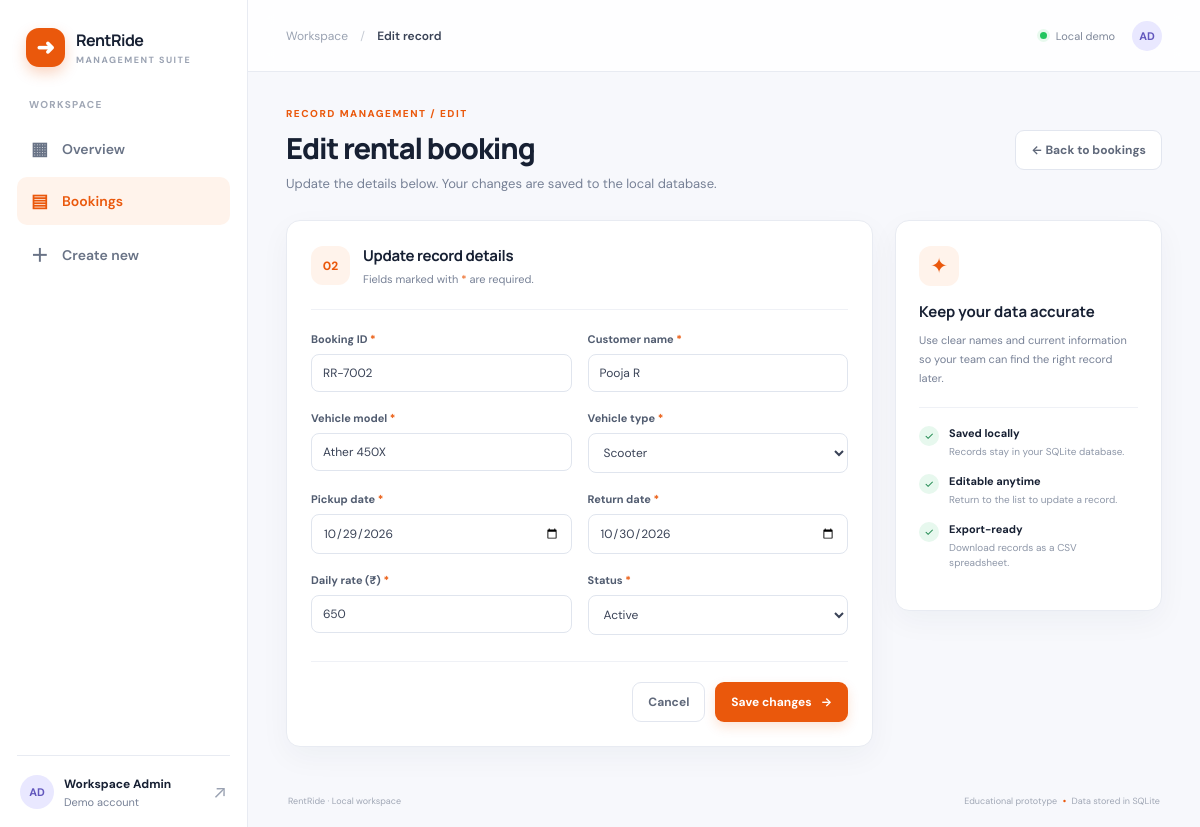
Screenshot of /records/2/edit (signed in) with the database file from the repository.
### tables this page shows
CREATE TABLE records (id INTEGER PRIMARY KEY AUTOINCREMENT, created_at TEXT NOT NULL DEFAULT CURRENT_TIMESTAMP, "booking_id" TEXT NOT NULL DEFAULT '', "customer" TEXT NOT NULL DEFAULT '', "vehicle" TEXT NOT NULL DEFAULT '', "vehicle_type" TEXT NOT NULL DEFAULT '', "pickup_date" TEXT NOT NULL DEFAULT '', "return_date" TEXT NOT NULL DEFAULT '', "daily_rate" TEXT NOT NULL DEFAULT '', "status" TEXT NOT NULL DEFAULT '');

### app.py (the view, shortened to what this page needs)
@app.route("/records/<int:record_id>/edit", methods=["GET", "POST"])
@login_required
def edit_record(record_id):
    with connect_db() as db:
        row = db.execute("SELECT * FROM records WHERE id=?", (record_id,)).fetchone()
    if row is None: abort(404)
    record = dict(row)
    return render_template("form.html", **template_context("records", "Edit record"), record=record)

### app.py (called while the page is built)
def connect_db():
    connection = sqlite3.connect(DB_PATH)
    connection.row_factory = sqlite3.Row
    return connection

def login_required(view):
    @wraps(view)
    def wrapped(*args, **kwargs):
        if not session.get("logged_in"):
            return redirect(url_for("login", next=request.path))
        return view(*args, **kwargs)
    return wrapped

def template_context(active, section):
    return dict(title=CONFIG["title"], subtitle=CONFIG["subtitle"], icon=CONFIG["icon"],
                plural=CONFIG["plural"], singular=CONFIG["singular"], metrics=CONFIG["metrics"],
                fields=FIELDS, active=active, section=section)

### templates/form.html
{% extends "base.html" %}{% block content %}
<div class="page-heading"><div><div class="eyebrow">RECORD MANAGEMENT / {{ 'EDIT' if record else 'NEW' }}</div><h1>{{ 'Edit' if record else 'Create a' }} {{ singular }}</h1><p>{{ 'Update the details below. Your changes are saved to the local database.' if record else 'Fill in the details below to add a new record to your workspace.' }}</p></div><a class="btn btn-secondary" href="{{ url_for('records') }}">← Back to {{ plural|lower }}</a></div>
<div class="form-layout"><section class="panel form-panel"><div class="form-panel-heading"><div class="form-step">{{ '02' if record else '01' }}</div><div><h2>{{ 'Update record details' if record else 'Record details' }}</h2><p>Fields marked with <span class="required-star">*</span> are required.</p></div></div>
<form method="post" class="record-form"><div class="field-grid">{% for field in fields %}<div class="field-group {{ 'field-wide' if field.type=='textarea' else '' }}"><label for="{{ field.key }}">{{ field.label }}{% if field.required %}<span class="required-star"> *</span>{% endif %}</label>
{% if field.type=='select' %}<select id="{{ field.key }}" name="{{ field.key }}" {{ 'required' if field.required else '' }}><option value="">Choose {{ field.label|lower }}</option>{% for option in field.options %}<option value="{{ option }}" {{ 'selected' if record and record[field.key]==option else '' }}>{{ option }}</option>{% endfor %}</select>
{% elif field.type=='textarea' %}<textarea id="{{ field.key }}" name="{{ field.key }}" rows="3" {{ 'required' if field.required else '' }}>{{ record[field.key] if record else '' }}</textarea>
{% else %}<input id="{{ field.key }}" name="{{ field.key }}" type="{{ field.type }}" value="{{ record[field.key] if record else '' }}" {{ 'required' if field.required else '' }} {% if field.type=='number' %}min="0" step="any"{% endif %}>{% endif %}
</div>{% endfor %}</div><div class="form-actions"><a class="btn btn-secondary" href="{{ url_for('records') }}">Cancel</a><button class="btn btn-primary" type="submit">{{ 'Save changes' if record else 'Create record' }} <span>→</span></button></div></form></section>
<aside class="panel form-help"><div class="help-icon">✦</div><h3>Keep your data accurate</h3><p>Use clear names and current information so your team can find the right record later.</p><div class="help-divider"></div><div class="help-row"><span class="help-check">✓</span><span><b>Saved locally</b><small>Records stay in your SQLite database.</small></span></div><div class="help-row"><span class="help-check">✓</span><span><b>Editable anytime</b><small>Return to the list to update a record.</small></span></div><div class="help-row"><span class="help-check">✓</span><span><b>Export-ready</b><small>Download records as a CSV spreadsheet.</small></span></div></aside></div>
{% endblock %}

### static/style.css (style rules this page uses)
:root { --accent:#ea580c;--soft:#fff3eb;--ink:#172033;--muted:#778196;--line:#e8ebf2;--surface:#fff;--bg:#f7f8fc;--green:#15803d;--red:#b91c1c;--shadow:0 10px 30px rgba(24,39,75,.045) }
* { box-sizing:border-box }
body { margin:0;background:var(--bg);color:var(--ink);font-family:'DM Sans',-apple-system,BlinkMacSystemFont,sans-serif;font-size:14px }
a { color:inherit;text-decoration:none }
button,input,select,textarea { font:inherit }
.page-heading { display:flex;justify-content:space-between;align-items:center;gap:20px;margin-bottom:28px }
.eyebrow { font-size:10px;font-weight:800;letter-spacing:1.5px;color:var(--accent);margin-bottom:10px }
.page-heading h1,.login-card h1 { font-family:Manrope,sans-serif;font-size:29px;line-height:1.25;letter-spacing:-1.1px;margin:0;font-weight:800 }
.page-heading p { color:var(--muted);margin:9px 0 0;font-size:13px }
.btn { display:inline-flex;align-items:center;justify-content:center;gap:9px;border:1px solid transparent;border-radius:9px;padding:11px 15px;font-size:12px;font-weight:700;cursor:pointer;white-space:nowrap;transition:transform .15s,box-shadow .15s,background .15s }
.btn-primary { background:var(--accent);color:white;box-shadow:0 5px 12px color-mix(in srgb,var(--accent) 17%,transparent) }
.btn-secondary { background:#fff;color:#5f687a;border-color:#e2e6ef }
.panel { background:#fff;border:1px solid var(--line);border-radius:14px;box-shadow:var(--shadow);min-width:0 }
.panel-heading h2,.form-panel-heading h2 { font-family:Manrope,sans-serif;font-size:15px;margin:0;letter-spacing:-.3px }
.panel-heading p,.form-panel-heading p { font-size:11px;color:var(--muted);margin:6px 0 0 }
.filters select,.field-group input,.field-group select,.field-group textarea,.login-form input { border:1px solid #e0e5ee;background:#fff;border-radius:8px;padding:10px 11px;outline:0;color:#394256;min-width:0 }
.form-layout { display:grid;grid-template-columns:minmax(0,1.65fr) minmax(260px,.75fr);gap:22px;align-items:start }
.form-panel { padding:24px }
.form-panel-heading { display:flex;align-items:center;gap:13px;padding-bottom:23px;border-bottom:1px solid #eff1f6;margin-bottom:22px }
.form-step { width:39px;height:39px;display:grid;place-items:center;background:var(--soft);color:var(--accent);border-radius:12px;font-weight:800;font-size:12px }
.field-grid { display:grid;grid-template-columns:repeat(2,minmax(0,1fr));gap:19px 16px }
.field-group { display:flex;flex-direction:column;gap:8px;min-width:0 }
.field-group label,.login-form label { font-size:11px;color:#515c70;font-weight:700 }
.required-star { color:var(--accent) }
.field-group input,.field-group select,.field-group textarea { width:100%;font-size:12px }
.form-actions { display:flex;justify-content:flex-end;gap:10px;border-top:1px solid #eff1f6;margin-top:26px;padding-top:20px }
.form-help { padding:25px 23px }
.help-icon { width:40px;height:40px;display:grid;place-items:center;background:var(--soft);color:var(--accent);border-radius:12px;font-size:21px;margin-bottom:15px }
.form-help h3 { font-family:Manrope,sans-serif;font-size:15px;margin:0 }
.form-help>p { font-size:11px;line-height:1.7;color:var(--muted);margin:9px 0 20px }
.help-divider { height:1px;background:#eff1f6;margin-bottom:18px }
.help-row { display:flex;gap:10px;margin:15px 0 }
.help-check { display:grid;place-items:center;width:20px;height:20px;border-radius:50%;background:#e7f8ee;color:#19864b;font-size:11px;flex:0 0 20px }
.help-row b { display:block;font-size:11px }
.help-row small { display:block;color:#8e97a8;font-size:10px;margin-top:4px;line-height:1.5 }

### rows the page displays
records: booking_id "RR-7002" "Pooja R" "Ather 450X" "10/29/2026" "10/30/2026" "650"

### other values shown
{{ icon }} "➜"
{{ title }} "RentRide"
{{ plural }} "Bookings"
{{ section }} "Edit record"
{{ 'EDIT' if record else 'NEW' }} "EDIT"
{{ 'Edit' if record else 'Create a' }} "Edit"
{{ singular }} "rental booking"
{{ plural|lower }} "bookings"
{{ '02' if record else '01' }} "02"
{{ 'Update record details' if record else 'Record details' }} "Update record details"
{{ field.label }} "Booking ID" "Customer name" "Vehicle model" "Vehicle type" "Pickup date" "Return date" "Daily rate (₹)" "Status"
{{ 'Save changes' if record else 'Create record' }} "Save changes"
form field vehicle_type "Scooter"
form field status "Active"
